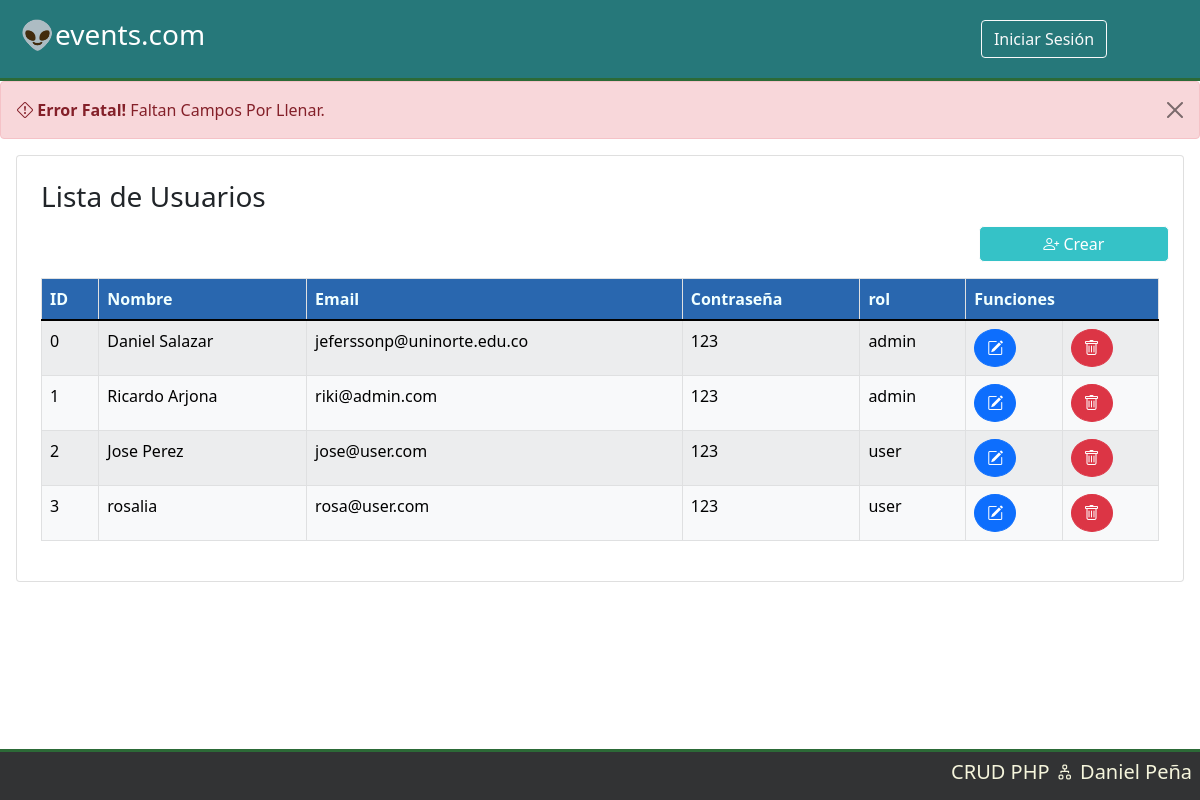
The app's page /userslist.php?mensaje=falta with its own data.
### tables this page shows
CREATE TABLE `personas` (
  `id` int(11) NOT NULL,
  `names` varchar(255) NOT NULL,
  `email` varchar(255) NOT NULL,
  `password` varchar(255) NOT NULL,
  `role` varchar(255) NOT NULL DEFAULT 'user'
);

### userslist.php (the view, shortened to what this page needs)
<?php
include_once "model/conexion.php";
$sentencia = $bd->query("select * from personas");
$persona = $sentencia->fetchAll(PDO::FETCH_OBJ);
?>
 <?php include 'template/header.php' ?>
    <?php
    if (isset($_GET['mensaje']) and $_GET['mensaje'] == 'falta') {
    ?>
        <div class="alert alert-danger alert-dismissible fade show" role="alert">
            <strong><i class="bi bi-exclamation-diamond"></i> Error Fatal!</strong> Faltan Campos Por Llenar.
            <button type="button" class="btn-close" data-bs-dismiss="alert" aria-label="Close"></button>
        </div>
    <?php
    }
    ?>
    <div class=" m-3">
        <div class="card body p-4">
        <h3>Lista de Usuarios</h3>
            <div class="row justify-content-end ">
                <button type="button" class="boton1 col-md-2 mb-3 " data-bs-toggle="modal" data-bs-target="#exampleModal">
                    <i class="bi bi-person-plus"></i> Crear
                </button>
            </div>
            <table class="table table-light table-bordered border-default table-striped" id="tabla">
                <thead>
                    <tr>
                        <th style="background-color: #2967af;color:azure" scope="col">ID</th>
                        <th style="background-color: #2967af;color:azure" scope="col">Nombre</th>
                        <th style="background-color: #2967af;color:azure" scope="col">Email</th>
                        <th style="background-color: #2967af;color:azure" scope="col">Contraseña</th>
                        <th style="background-color: #2967af;color:azure" scope="col">rol</th>
                        <th style="background-color: #2967af;color:azure" scope="col" colspan="2">Funciones</th>
                    </tr>
                </thead>
                <tbody>
                    <?php
                    foreach ($persona as $dato) {
                    ?>
                        <tr>
                            <td scope="row"><?php echo $dato->id; ?></td>
                            <td><?php echo $dato->names; ?></td>
                            <td><?php echo $dato->email; ?></td>
                            <td><?php echo $dato->password; ?></td>
                            <td><?php echo $dato->role; ?></td>
                            <td><a href="functions/user/editar_usuario.php?codigo=<?php echo $dato->id; ?>" class="btn btn-primary" style="border-radius: 50%;"><i class="bi bi-pencil-square"></i></a> </td>
                            <td><a href="functions/user/eliminar_usuario.php?codigo=<?php echo $dato->id; ?>" class="btn btn-danger" style="border-radius: 50%;"><i class="bi bi-trash"></i></button></td>
                        </tr>
                    <?php
                    }
                    ?>
                </tbody>
            </table>
        </div>
    </div>
    <?php include 'template/footer.php' ?>

### template/header.php (shortened to what this page needs)
<!DOCTYPE html>
<html lang="es">
<head>
    <link href="https://cdn.jsdelivr.net/npm/bootstrap@5.1.3/dist/css/bootstrap.min.css" rel="stylesheet">
    <link href="styles/estilos.css" rel="stylesheet">
    <link rel="stylesheet" href="https://cdn.jsdelivr.net/npm/bootstrap-icons@1.8.2/font/bootstrap-icons.css">
</head>
<body>
    <div class="container-fluid container-header" style="background-color: #26787a; border-bottom:solid 3px #2c6a37">
        <header class="p-2">
            <div class="row align-items-center justify-content-between">
                <div class="col-md-3">
                    <div class="row align-items-center">
                        <h3 class="col-auto header-tittle tracking-in-expand" style="color: white;">👽events.com</h3>
                    </div>
                </div>
                <?php
                if (isset($_SESSION['email']) &&  $_GET['message'] != 'errorLogin') {
                ?>
                    <div class="col-md-5 p-2">
                        <div class="row justify-content-center">
                            <?php if (isset($_SESSION['user']) && ($_SESSION['user']['role'] == 'admin')) { ?>
                                <div class="col-auto p-1">
                                    <a href="usuariosSuscritos.php?message=null" class="btn btn-outline-light width-auto" >Usuarios Eventos</a>
                                </div>
                                <div class="col-auto p-1">
                                    <a href="userslist.php?message=null" class="btn btn-outline-light width-auto">Lista Usuarios</a>
                                </div>
                            <?php } ?>
                            <div class="col-auto p-1">
                                <a href="principalPage.php?message=null" class="btn btn-outline-light width-auto">Eventos</a>
                            </div>
                            <div class="dropdown col-auto p-1">
                                <button class="btn btn-outline-light dropdown-toggle" type="button" id="dropdownMenuButton1" data-bs-toggle="dropdown" aria-expanded="false">
                                    <?php echo $_SESSION['user']['names']; ?>
                                </button>
                                <ul class="dropdown-menu" aria-labelledby="dropdownMenuButton1">
                                    <li><a class="dropdown-item" href="profile.php?message=null">Perfil</a></li>
                                    <li><a class="dropdown-item text-danger" href="functions\user\logout.php">Cerrar sesión</a></li>
                                </ul>
                            </div>
                        </div>
                    </div>
                <?php
                } else {
                ?>
                    <div class="col-md-3 p-2">
                        <div class="row justify-content-center">
                            <div class="col-auto p-1">
                                <a href="index.php" class="btn btn-outline-light width-auto">Iniciar Sesión</a>
                            </div>
                        </div>
                    </div>
                <?php
                }
                ?>
            </div>
        </header>
    </div>

### template/footer.php (shortened to what this page needs)
<footer class="container-fluid fixed-bottom  p-2 text-end" style="margin-top: 20px; background-color: #323334; border-top:solid 3px #2c6a37;">
    <h5 style="color:beige">CRUD PHP <i class="bi bi-diagram-2"></i> Daniel Peña</h5>
</footer>
</body>
</html>

### styles/estilos.css (style rules this page uses)
.boton1 { background-color: #35c2c7; border: solid 1px #fcfcfc; color: white; padding: 5px 15px; text-align: center; text-decoration: none; display: inline-block; font-size: 16px; margin: 4px 2px; cursor: pointer; border-radius: 5px; box-shadow: 0px 0px 10px #ffffff; }

### records on screen
personas: id "0", names "Daniel Salazar", email "jeferssonp@uninorte.edu.co", password "123", role "admin"
personas: id "1", names "Ricardo Arjona", email "riki@admin.com", password "123", role "admin"
personas: id "2", names "Jose Perez", email "jose@user.com", password "123", role "user"
personas: id "3", names "rosalia", email "rosa@user.com", password "123", role "user"
